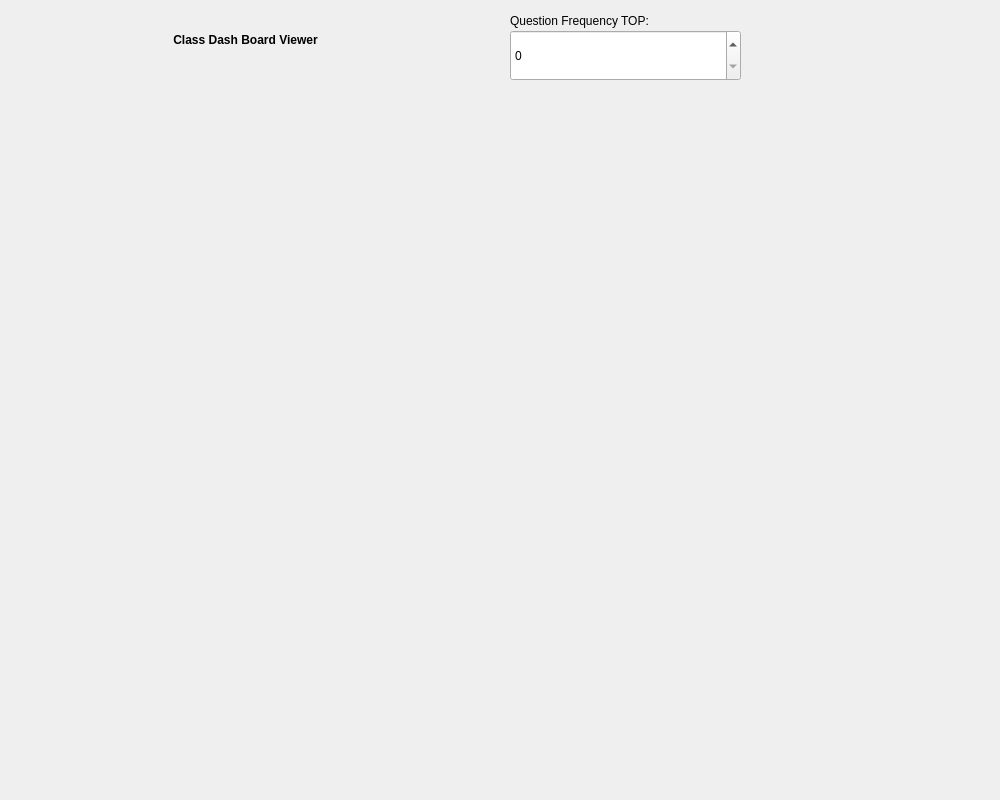
<?xml version="1.0" encoding="UTF-8"?>
<ui version="4.0">
 <class>DashboardWindowClass</class>
 <widget class="QDialog" name="DashboardWindowClass">
  <property name="geometry">
   <rect>
    <x>0</x>
    <y>0</y>
    <width>1000</width>
    <height>800</height>
   </rect>
  </property>
  <property name="minimumSize">
   <size>
    <width>1000</width>
    <height>800</height>
   </size>
  </property>
  <property name="maximumSize">
   <size>
    <width>1000</width>
    <height>800</height>
   </size>
  </property>
  <property name="windowTitle">
   <string>Class Dash Board</string>
  </property>
  <widget class="QWidget" name="chartContainer" native="true">
   <property name="geometry">
    <rect>
     <x>0</x>
     <y>90</y>
     <width>1000</width>
     <height>700</height>
    </rect>
   </property>
   <property name="minimumSize">
    <size>
     <width>1000</width>
     <height>700</height>
    </size>
   </property>
   <property name="maximumSize">
    <size>
     <width>1000</width>
     <height>700</height>
    </size>
   </property>
  </widget>
  <widget class="QWidget" name="controlWidget" native="true">
   <property name="geometry">
    <rect>
     <x>0</x>
     <y>0</y>
     <width>1011</width>
     <height>80</height>
    </rect>
   </property>
   <widget class="QSpinBox" name="topNSpinBox">
    <property name="geometry">
     <rect>
      <x>510</x>
      <y>30</y>
      <width>231</width>
      <height>51</height>
     </rect>
    </property>
    <property name="styleSheet">
     <string notr="true">font: oblique 12pt &quot;得意黑&quot;;</string>
    </property>
   </widget>
   <widget class="QLabel" name="label">
    <property name="geometry">
     <rect>
      <x>510</x>
      <y>10</y>
      <width>231</width>
      <height>21</height>
     </rect>
    </property>
    <property name="text">
     <string>Question Frequency TOP: </string>
    </property>
   </widget>
   <widget class="QLabel" name="label_2">
    <property name="geometry">
     <rect>
      <x>0</x>
      <y>0</y>
      <width>491</width>
      <height>81</height>
     </rect>
    </property>
    <property name="styleSheet">
     <string notr="true">font: oblique 24pt &quot;得意黑&quot;;</string>
    </property>
    <property name="text">
     <string>&lt;html&gt;&lt;head/&gt;&lt;body&gt;&lt;p align=&quot;center&quot;&gt;&lt;span style=&quot; font-weight:700;&quot;&gt;Class Dash Board Viewer&lt;/span&gt;&lt;/p&gt;&lt;/body&gt;&lt;/html&gt;</string>
    </property>
   </widget>
   <zorder>label_2</zorder>
   <zorder>topNSpinBox</zorder>
   <zorder>label</zorder>
  </widget>
 </widget>
 <layoutdefault spacing="6" margin="11"/>
 <resources/>
 <connections/>
</ui>
